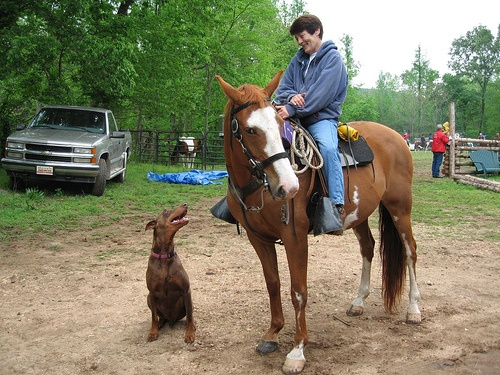
#> input picture data/withanimals2.jpg, 500 x 375 px, given in place of sea.png, which was not available
$ jupyter execute 'ch00_01_OpenCV기초_기본사용.ipynb'   (text cells are left out)
#> lines starting #> are read from the running program, lines starting #| are printed output that depends on the picture; pictures that were not available may be replaced by others from this repository, and a replacement may not be noted
[cell 1]
import numpy as np
import matplotlib.pyplot as plt
import cv2
cv2.__version__

[cell 2]
from google.colab import files
upload_file = files.upload()
#> the answer given: withanimals2.jpg

[cell 3]
path = 'sea.png'

[cell 4]
# 불러오기
plt_img = plt.imread(path)
#> plt_img is the input picture: shape (375, 500, 3); mean R, G, B 128.4, 127.1, 101
cv2_img = cv2.imread(path)
print(plt_img.shape, plt_img.dtype, type(plt_img))
#| (375, 500, 3) uint8 <class 'numpy.ndarray'>
print(cv2_img.shape, cv2_img.dtype, type(cv2_img))
#| (375, 500, 3) uint8 <class 'numpy.ndarray'>
print(plt_img[0][0], cv2_img[0][0])
#| [31 39 26] [26 39 31]

[cell 5]
cv2_img[0]
#> Out = 500 rows, first 8: [26, 39, 31], [10, 24, 13], [5, 21, 10], [10, 27, 14], [12, 31, 16], [8, 27, 12], [8, 27, 12], [17, 36, 21]

[cell 6]
cv2.imshow('img', cv2_img )

[cell 7]
from google.colab.patches import cv2_imshow
cv2_imshow(cv2_img)

[cell 8]
plt.subplot(121)
plt.imshow(plt_img)
plt.title('matplotlib')
plt.subplot(122)
plt.imshow(cv2_img)
plt.title('openCV')
# 이유
# imread를 할 때
#  - matplotlib : RGB로 읽어옴
#  - openCV : GBR로 읽어옴
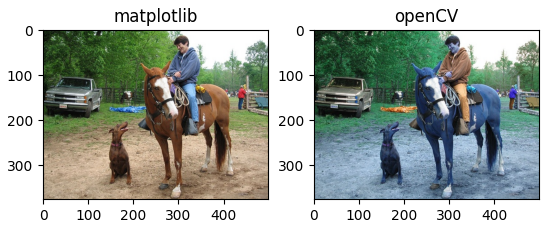
#> figure drawn by matplotlib, 2 panels; B, G, R data is drawn as R, G, B

[cell 9]
# cv2_img : BGR
gray_img = cv2.cvtColor(cv2_img, cv2.COLOR_BGR2GRAY)
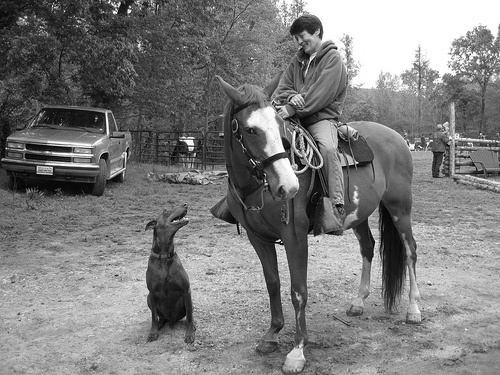
#> gray_img: shape (375, 500); min 0, max 255, mean 124.5
hsv_img = cv2.cvtColor(cv2_img, cv2.COLOR_BGR2HSV)
#> hsv_img: shape (375, 500, 3); mean H, S, V 35.6, 91.9, 141.1
lab_img = cv2.cvtColor(cv2_img, cv2.COLOR_BGR2LAB)
#> lab_img: shape (375, 500, 3); mean of channels 0, 1, 2 132.8, 124.5, 142.9
rgb_img = cv2.cvtColor(cv2_img, cv2.COLOR_BGR2RGB)

[cell 10]
for i, img in enumerate([gray_img, hsv_img, lab_img, rgb_img]):
  plt.subplot(2,2,i+1)
  plt.imshow(img) # cmap='gray
#> this loop made 4 passes
plt.show()
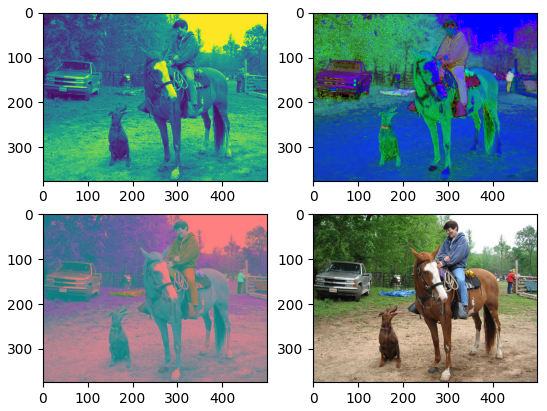
#> figure drawn by matplotlib, 4 panels

[cell 11]
for i, img in enumerate([gray_img, hsv_img, lab_img, rgb_img]):
  cv2_imshow(img)

[cell 12]
cv2.imwrite('gray_img.png', gray_img)
#> Out = True
